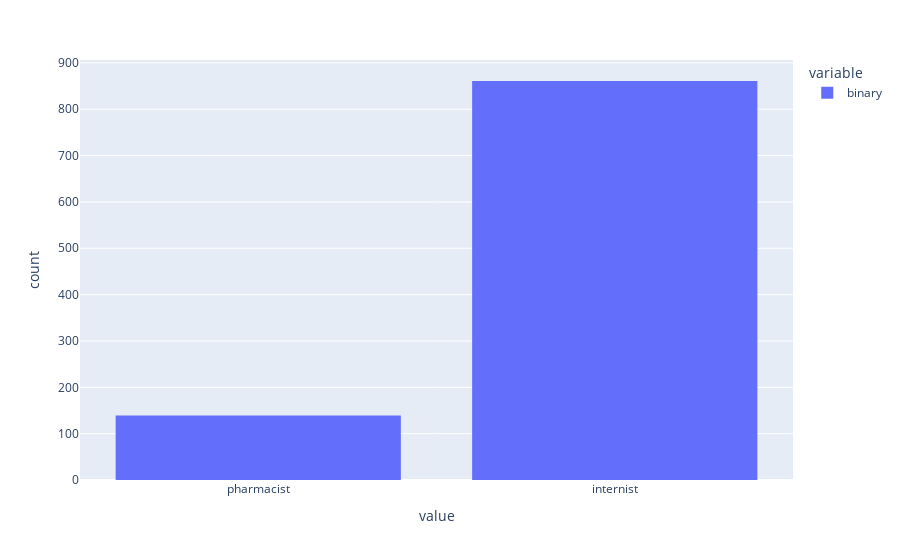

The notebook cell this image was saved under:
### Code cell
px.histogram(data_frame=questions['binary'])

### Figure 1 — Plotly figure (JSON) as saved in the notebook; plotly's stock layout.template omitted (floating-point values rounded to 4 significant figures; data arrays with more than 128 entries replaced by an {"elided": "..."} marker saying what was removed)
{"data": [{"alignmentgroup": "True", "bingroup": "x", "hovertemplate": "variable=binary<br>value=%{x}<br>count=%{y}<extra></extra>", "legendgroup": "binary", "marker": {"color": "#636efa", "pattern": {"shape": ""}}, "name": "binary", "offsetgroup": "binary", "orientation": "v", "showlegend": true, "type": "histogram", "x": {"elided": "1000 str values"}, "xaxis": "x", "yaxis": "y"}], "layout": {"autosize": true, "barmode": "relative", "legend": {"title": {"text": "variable"}, "tracegroupgap": 0}, "margin": {"t": 60}, "xaxis": {"anchor": "y", "autorange": true, "domain": [0, 1], "range": [-0.5, 1.5], "title": {"text": "value"}, "type": "category"}, "yaxis": {"anchor": "x", "autorange": true, "domain": [0, 1], "range": [0, 906.3], "title": {"text": "count"}}}}
